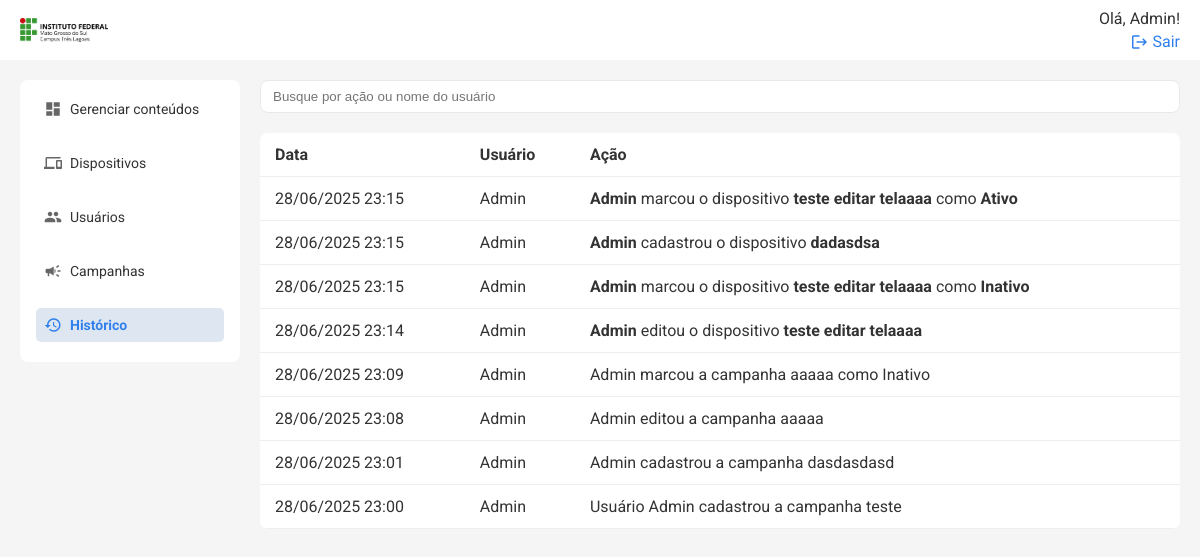
Before: /historico (signed in) with the older database file.
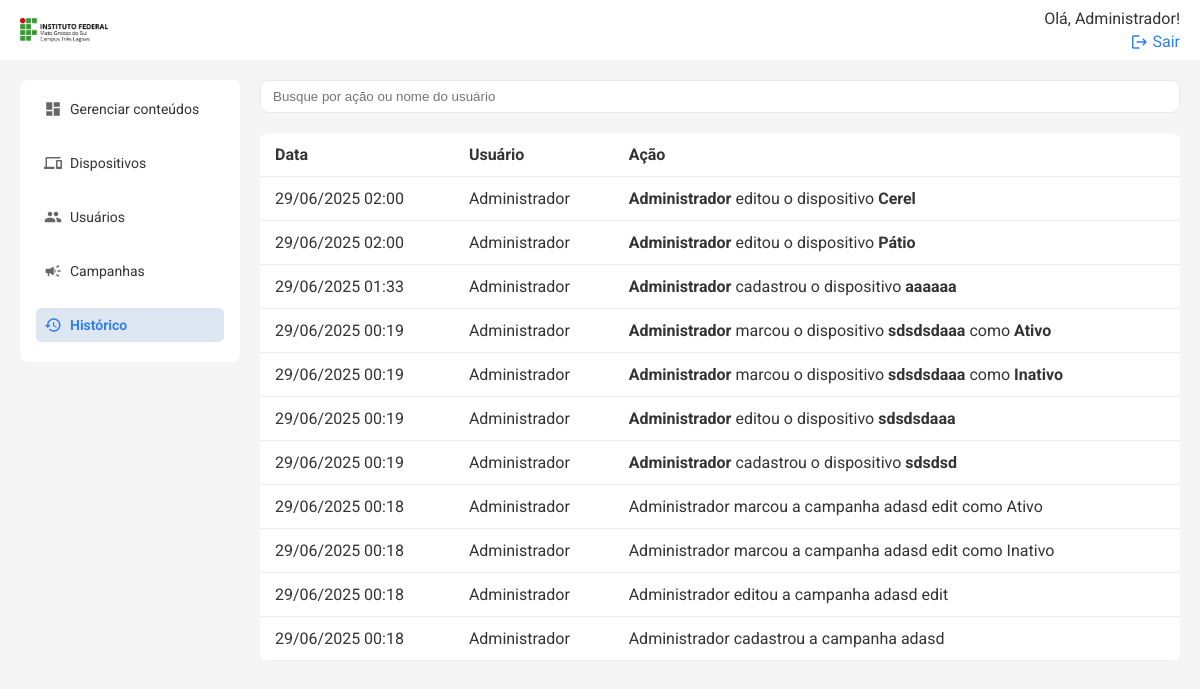
After: the same page with the newer database file.
### models.py (models this page shows, shortened)
class User(db.Model):
    id = db.Column(db.Integer, primary_key=True)
    name = db.Column(db.String(50), nullable=False)
    email = db.Column(db.String(120), nullable=False, unique=True)
    status = db.Column(db.String(10), nullable=False, default='Ativo')
    senha = db.Column(db.String(100), nullable=False)
    logUser = db.relationship('Log', backref=db.backref('user'))
    is_admin = db.Column(db.Boolean, default=False)

class Historico(db.Model):
    id = db.Column(db.Integer, primary_key=True)
    acao = db.Column(db.String(255), nullable=False)
    data = db.Column(db.DateTime, default=datetime.utcnow)
    usuario_id = db.Column(db.Integer, db.ForeignKey('user.id'))
    usuario = db.relationship('User', backref='historicos')

### routes/historico.py (the view)
@historico_bp.route('/historico')
@login_required
def listar_historico():
    registros = Historico.query.order_by(Historico.data.desc()).all()
    return render_template('historico.html', historico=registros)

### templates/historico.html (shortened to what this page needs)
{% extends 'base.html' %} {% block title %}Histórico{% endblock %} {% block
content %}
<div class="search-cta">
    <input
        type="text"
        placeholder="Busque por ação ou nome do usuário"
        class="search"
        id="buscaHistorico"
    />
</div>
<table class="table">
    <thead>
        <tr>
            <th>Data</th>
            <th>Usuário</th>
            <th>Ação</th>
        </tr>
    </thead>
    <tbody id="historicoTableBody">
        {% for item in historico %}
        <tr>
            <td>{{ item.data.strftime('%d/%m/%Y %H:%M') }}</td>
            <td>{{ item.usuario.name if item.usuario else 'Sistema' }}</td>
            <td>{{ item.acao|safe }}</td>
        </tr>
        {% endfor %}
    </tbody>
</table>
{% endblock %}

### templates/base.html (shortened to what this page needs)
<!DOCTYPE html>
<html lang="pt-BR">
    <head>
        <link
            rel="stylesheet"
            href="{{ url_for('static', filename='styles.css') }}"
        />
    </head>
    <body>
        {% include 'topo.html' %}
        <div class="container">
            {% include 'menu.html' %}
            <main class="content">{% block content %}{% endblock %}</main>
        </div>
    </body>
</html>

### templates/topo.html (shortened to what this page needs)
<header class="topbar">
    <a href="{{ url_for('conteudos.listar_conteudos') }}" class="logo-topo">
        <img
            src="{{ url_for('static', filename='images/logo-ifms-tl.png') }}"
            alt="IFMS Logo"
            style="height: 24px; vertical-align: middle; margin-right: 8px"
        />
    </a>
    <div class="profile">
        {% if session['user_name'] %}
        <span>Olá, {{ session['user_name'] }}!</span>
        <a href="{{ url_for('auth.logout') }}">
            <span class="material-icons">logout</span>
            Sair
        </a>
        {% else %}
        <a href="{{ url_for('auth.login_usuario') }}">Entrar</a>
        {% endif %}
    </div>
</header>

### templates/menu.html
<aside class="sidebar">
    <nav>
        <a
            href="{{ url_for('conteudos.listar_conteudos') }}"
            class="{% if request.path == url_for('conteudos.listar_conteudos') %}active{% endif %}"
        >
            <span class="material-icons">dashboard</span>
            Gerenciar conteúdos
        </a>
        <a
            href="{{ url_for('telas.listar_dispositivos') }}"
            class="{% if request.path == url_for('telas.listar_dispositivos') %}active{% endif %}"
        >
            <span class="material-icons">devices</span>
            Dispositivos
        </a>
        {% if session.get('user_id') and session.get('is_admin') %}
        <a
            href="{{ url_for('users.listar_usuarios') }}"
            class="{% if request.path == url_for('users.listar_usuarios') %}active{% endif %}"
        >
            <span class="material-icons">people</span>
            Usuários
        </a>
        {% endif %}
        <a
            href="{{ url_for('campanhas.listar_campanhas') }}"
            class="{% if request.path == url_for('campanhas.listar_campanhas') %}active{% endif %}"
        >
            <span class="material-icons">campaign</span>
            Campanhas
        </a>
        <a
            href="{{ url_for('historico.listar_historico') }}"
            class="{% if request.path == url_for('historico.listar_historico') %}active{% endif %}"
        >
            <span class="material-icons">history</span>
            Histórico
        </a>
    </nav>
</aside>

### static/styles.css (style rules this page uses)
* { box-sizing: border-box; }
body { margin: 0; font-family: 'Roboto', sans-serif; color: #333; background-color: #f5f5f5; }
.container { display: flex; height: 100vh; }
.sidebar { width: 220px; background: #ffffff; font-size: 14px; padding: 12px 16px 0 16px; box-sizing: border-box; margin: 80px 0 0 20px; border-radius: 8px; height: fit-content; }
.sidebar nav a { display: flex; align-items: center; gap: 8px; margin-bottom: 20px; text-decoration: none; color: #333; padding: 8px; border-radius: 5px; transition: background 0.3s; }
.sidebar nav a .material-icons { font-size: 20px; color: #666; }
.sidebar nav a.active .material-icons { color: #2f80ed; }
.sidebar nav a.active { background: #dee6f1; font-weight: bold; color: #2f80ed; }
.content { flex: 1; padding: 20px; overflow-y: auto; margin-top: 60px; box-sizing: border-box; }
.topbar { width: 100%; background: #ffffff; padding-inline: 20px; box-sizing: border-box; display: flex; justify-content: space-between; align-items: center; position: fixed; top: 0; left: 0; height: 60px; z-index: 100; }
.topbar .profile a { text-align: right; font-size: 16px; color: #2f80ed; text-decoration: none; display: flex; align-items: center; gap: 4px; }
.topbar .profile a .material-icons { font-size: 16px; }
.profile { display: flex; flex-direction: column; align-items: flex-end; gap: 4px; }
.search-cta { display: flex; gap: 12px; margin-bottom: 20px; }
.search { padding: 8px 12px; width: 100%; border: 1px solid #e9e9e9; border-radius: 8px; outline: none; }
.table { width: 100%; border-collapse: collapse; background: white; border-radius: 8px; overflow: hidden; }
.table th, .table td { padding: 12px 15px; border-bottom: 1px solid #eee; vertical-align: middle; }
.table th { text-align: left; }
.material-icons { font-size: 18px !important; vertical-align: middle; }

Changed rows visible on the page:
changed User: user_name "Admin" → "Administrador"
added Historico: data "29/06/2025 02:00", usuario "Administrador", acao "Administrador editou o dispositivo Cerel"
added Historico: data "29/06/2025 02:00", usuario "Administrador", acao "Administrador editou o dispositivo Pátio"
added Historico: data "29/06/2025 01:33", usuario "Administrador", acao "Administrador cadastrou o dispositivo aaaaaa"
changed Historico: data "28/06/2025 23:15" → "29/06/2025 00:19"; usuario "Admin" → "Administrador"; acao "Admin marcou o dispositivo teste editar telaaaa como Ativo" → "Administrador marcou o dispositivo sdsdsdaaa como Ativo"
changed Historico: data "28/06/2025 23:15" → "29/06/2025 00:19"; usuario "Admin" → "Administrador"; acao "Admin cadastrou o dispositivo dadasdsa" → "Administrador marcou o dispositivo sdsdsdaaa como Inativo"
changed Historico: data "28/06/2025 23:15" → "29/06/2025 00:19"; usuario "Admin" → "Administrador"; acao "Admin marcou o dispositivo teste editar telaaaa como Inativo" → "Administrador editou o dispositivo sdsdsdaaa"
changed Historico: data "28/06/2025 23:14" → "29/06/2025 00:19"; usuario "Admin" → "Administrador"; acao "Admin editou o dispositivo teste editar telaaaa" → "Administrador cadastrou o dispositivo sdsdsd"
changed Historico: data "28/06/2025 23:09" → "29/06/2025 00:18"; usuario "Admin" → "Administrador"; acao "Admin marcou a campanha aaaaa como Inativo" → "Administrador marcou a campanha adasd edit como Ativo"
changed Historico: data "28/06/2025 23:08" → "29/06/2025 00:18"; usuario "Admin" → "Administrador"; acao "Admin editou a campanha aaaaa" → "Administrador marcou a campanha adasd edit como Inativo"
changed Historico: data "28/06/2025 23:01" → "29/06/2025 00:18"; usuario "Admin" → "Administrador"; acao "Admin cadastrou a campanha dasdasdasd" → "Administrador editou a campanha adasd edit"
changed Historico: data "28/06/2025 23:00" → "29/06/2025 00:18"; usuario "Admin" → "Administrador"; acao "Usuário Admin cadastrou a campanha teste" → "Administrador cadastrou a campanha adasd"
